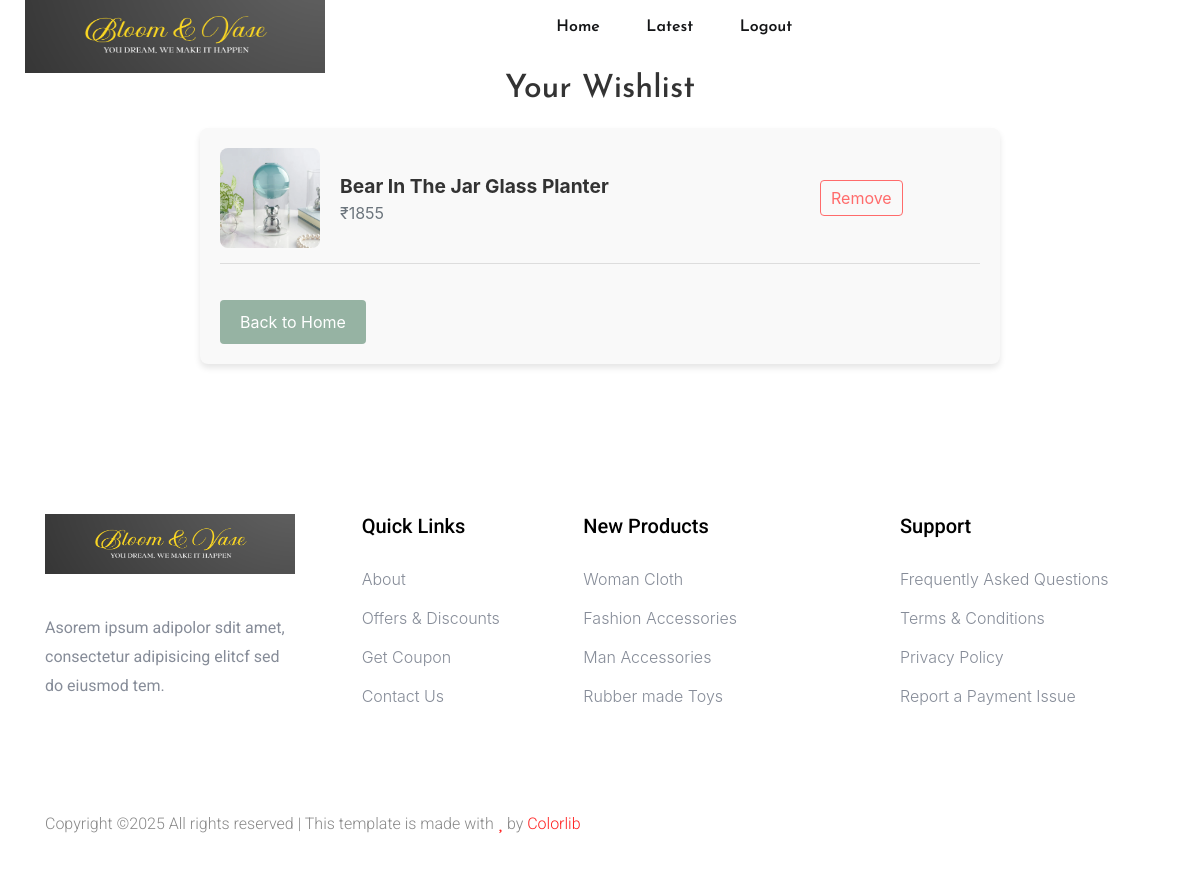
The app's page /user/wishlist/ (signed in) with its own data.
### user/models.py (models this page shows, shortened)
class WishlistItem(models.Model):
    wishlist = models.ForeignKey('Wishlist', on_delete=models.CASCADE, related_name='wishlist_items')
    product = models.ForeignKey('product.Product', on_delete=models.CASCADE, null=True)
    variant = models.ForeignKey('product.ProductVariant', on_delete=models.CASCADE, null=True, blank=True)

### product/models.py (models this page shows, shortened)
class Product(models.Model):
    CHOICES = [
        ('large','Large'),
        ('medium','Medium'),
        ('small','Small')
    ]
    name = models.CharField(max_length=100)
    base_image = models.ImageField(upload_to='products/base')
    price = models.PositiveIntegerField()
    description = models.TextField()
    created = models.DateTimeField(default=datetime.now)
    discount = models.FloatField()
    size = models.CharField(max_length=20,choices=CHOICES,default = 'small')
    category = models.ForeignKey('Category',on_delete=models.CASCADE)
    soft_deleted = models.BooleanField(default=False)

### user/views.py (the view)
# urls.py: path('wishlist/', wishlist, name= 'wishlist'),
@login_required
def wishlist(request):
    user = request.user
    wishlist, created = Wishlist.objects.get_or_create(user=user)
    wishlist_items = wishlist.wishlist_items.all()
    return render(request, 'user/wishlist.html', {'wishlist': wishlist, 'wishlist_items': wishlist_items})

### user/templates/user/wishlist.html (shortened to what this page needs)
{% extends 'user/index.html' %}
{% load static %}
{% block body %}
<h2 class="wishlist-heading">Your Wishlist</h2>
<div class="wishlist-container">
    <ul class="wishlist-items">
        {% for item in wishlist_items %}
        <li class="wishlist-item">
            <div class="wishlist-product">
                <div class="wishlist-image">
                    <a href="{% url 'product_details' item.product.id%}">
                    <img src="{{ item.product.base_image.url }}" alt="{{ item.product.name }}">
                </div>
                <div class="wishlist-details">
                    <strong class="product-name">{{ item.product.name }}</strong>
                    <div class="text-lg text-medium text-muted">₹{{item.product.price}}</div>
                </div>
                <div class="wishlist-actions">
                    {% if item.product %}
                        <a href="#" class="remove-btn"
                            onclick="removeFromWishlist({{ item.product.id }})">Remove</a>
                    {% endif %}
                </div>
            </div>
        </li>
        {% endfor %}
    </ul>
    <a href="{% url 'home' %}" class="back-home-btn">Back to Home</a>
</div>
{% endblock body %}

### user/templates/user/wishlist.html (style rules this page uses)
.wishlist-heading { text-align: center; font-size: 2rem; margin-bottom: 20px; color: #333; }
.wishlist-container { max-width: 800px; margin: 0 auto; background: #f9f9f9; padding: 20px; border-radius: 8px; box-shadow: 0 4px 6px rgba(0, 0, 0, 0.1); }
.wishlist-items { list-style: none; padding: 0; }
.wishlist-item { display: flex; align-items: center; justify-content: space-between; margin-bottom: 15px; border-bottom: 1px solid #ddd; padding-bottom: 15px; position: relative; }
.wishlist-product { display: flex; align-items: center; width: 100%; }
.wishlist-image img { width: 100px; height: 100px; object-fit: cover; border-radius: 8px; margin-right: 20px; }
.wishlist-details { flex: 1; }
.product-name { font-size: 1.2rem; color: #333; margin-bottom: 5px; }
.wishlist-actions { display: flex; align-items: center; justify-content: flex-end; margin-left: 600px; position: absolute; }
.wishlist-actions .remove-btn { color: #ff6b6b; text-decoration: none; font-size: 1rem; border: 1px solid #ff6b6b; padding: 5px 10px; border-radius: 4px; transition: background-color 0.3s, color 0.3s; }
.back-home-btn { display: inline-block; margin-top: 20px; text-align: center; background-color: #96b3a3; color: white; text-decoration: none; padding: 10px 20px; border-radius: 4px; transition: background-color 0.3s ease; }

### records on screen
WishlistItem: product.base_image (picture), product.name "Bear In The Jar Glass Planter", product.price "1855"
